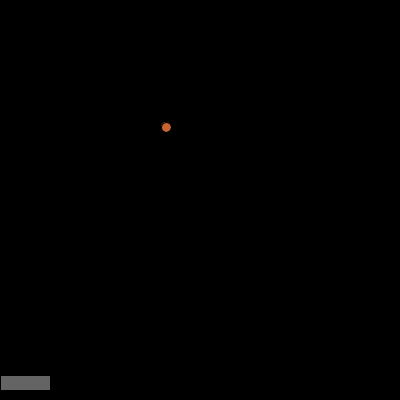
Frame 1 (no input)
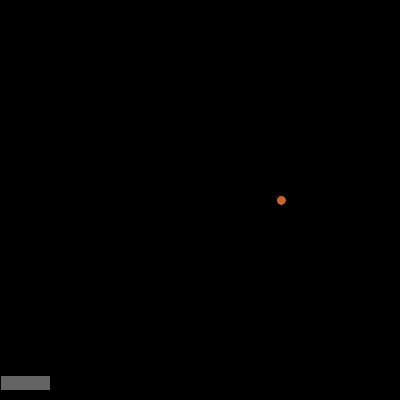
Frame 60 (the mouse pressed at the canvas centre just before this capture)
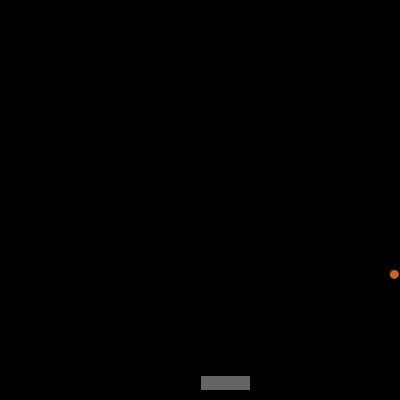
Frame 120 (the mouse held since frame 60 and released just before this capture)

The Processing sketch that drew these frames (run headless with seeded random() and noise(); from frame 60 on, the mouse is pressed at the canvas centre):

// Processing sketch: pong1
// ── pong1.pde
final int SCREENX = 400;
final int SCREENY = 400;
final int PADDLEHEIGHT = 15;
final int PADDLEWIDTH = 50;
final int MARGIN = 10;

Player thePlayer;
Ball theBall;
void settings(){
  size(SCREENX, SCREENY);
}

void setup(){
  thePlayer = new Player(SCREENY-MARGIN-PADDLEHEIGHT);
  theBall = new Ball();
  ellipseMode(RADIUS);
  
}
void draw(){
  background(0);
  thePlayer.move(mouseX);
  theBall.move();
  theBall.collide(thePlayer);
  thePlayer.draw();
  theBall.draw();
}

class Player{
  int xpos;
  int ypos;
  color paddlecolor = color(100);
  
  Player(int screen_y){
  xpos = SCREENX/2;
  ypos = screen_y;
  }
  void move(int x){
  if(x > SCREENX - PADDLEWIDTH) xpos = SCREENX - PADDLEWIDTH;
  else xpos = x;
  }
  void draw(){
  fill(paddlecolor);
  rect(xpos, ypos, PADDLEWIDTH, PADDLEHEIGHT);
  }
}

class Ball{
  float x;
  float y;
  float dx;
  float dy;
  int radius;
  color ballColor = color(200, 100, 50);

Ball(){
  x = random(SCREENX/4, SCREENX/2);
  y = random(SCREENY/4, SCREENY/2);
  dx = random(1, 2);
  dy = random(1, 2);
  radius = 5;
}
void move(){
  x = x + dx;
  y = y + dy;
}
void draw(){
  fill(ballColor);
  ellipse(int(x), int(y), radius, radius);
}
void collide(Player tp){
  if(x - radius <= 0) dx  = -dx;
  else if(x + radius >= SCREENX) dx = -dx;
  
  if(y + radius >= tp.ypos && y - radius < tp.ypos + PADDLEHEIGHT && x >= tp.xpos && x <= tp.xpos + PADDLEWIDTH){
  println("collided!");
  dy = -dy;
  }

}
}
  
